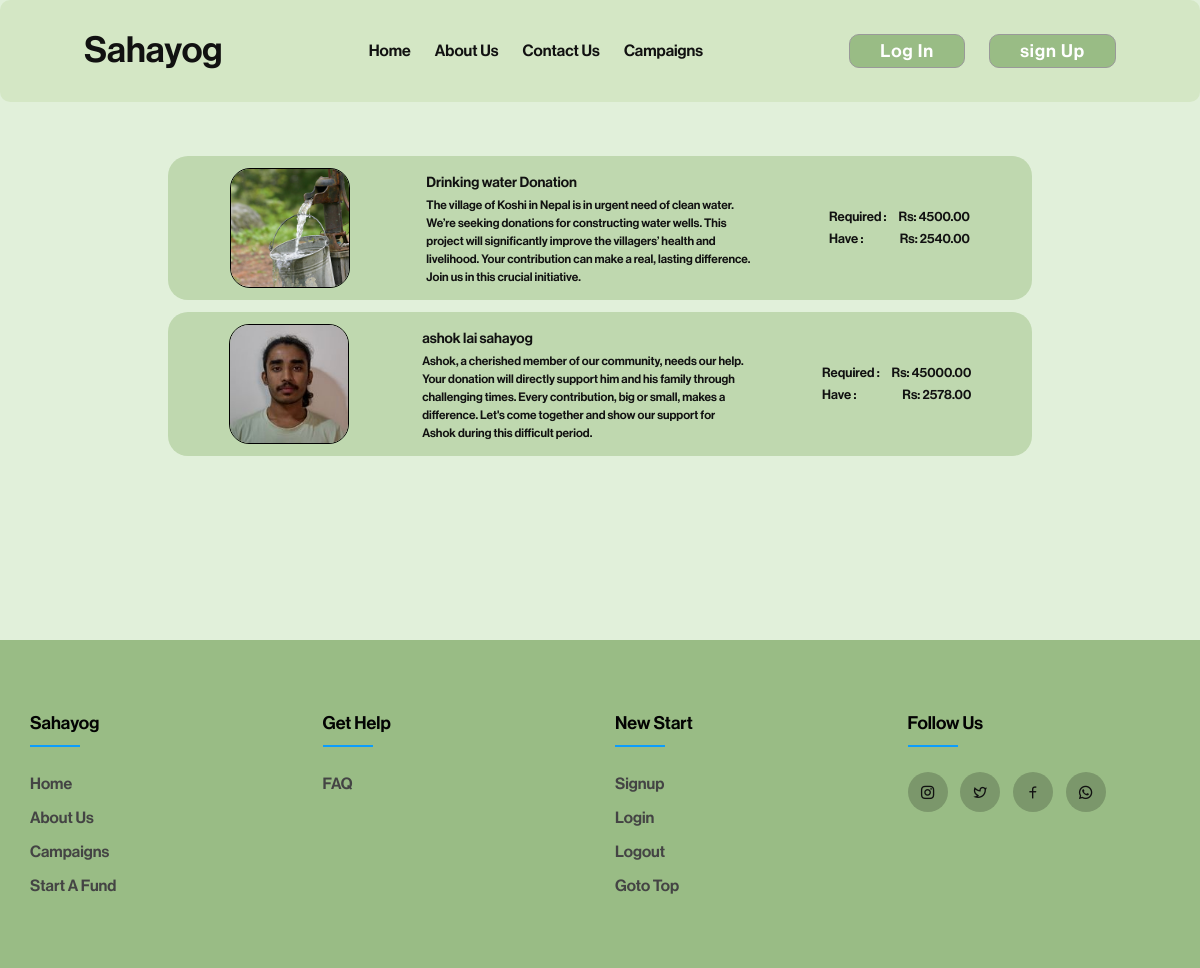
The app's page /campaign/, older data.
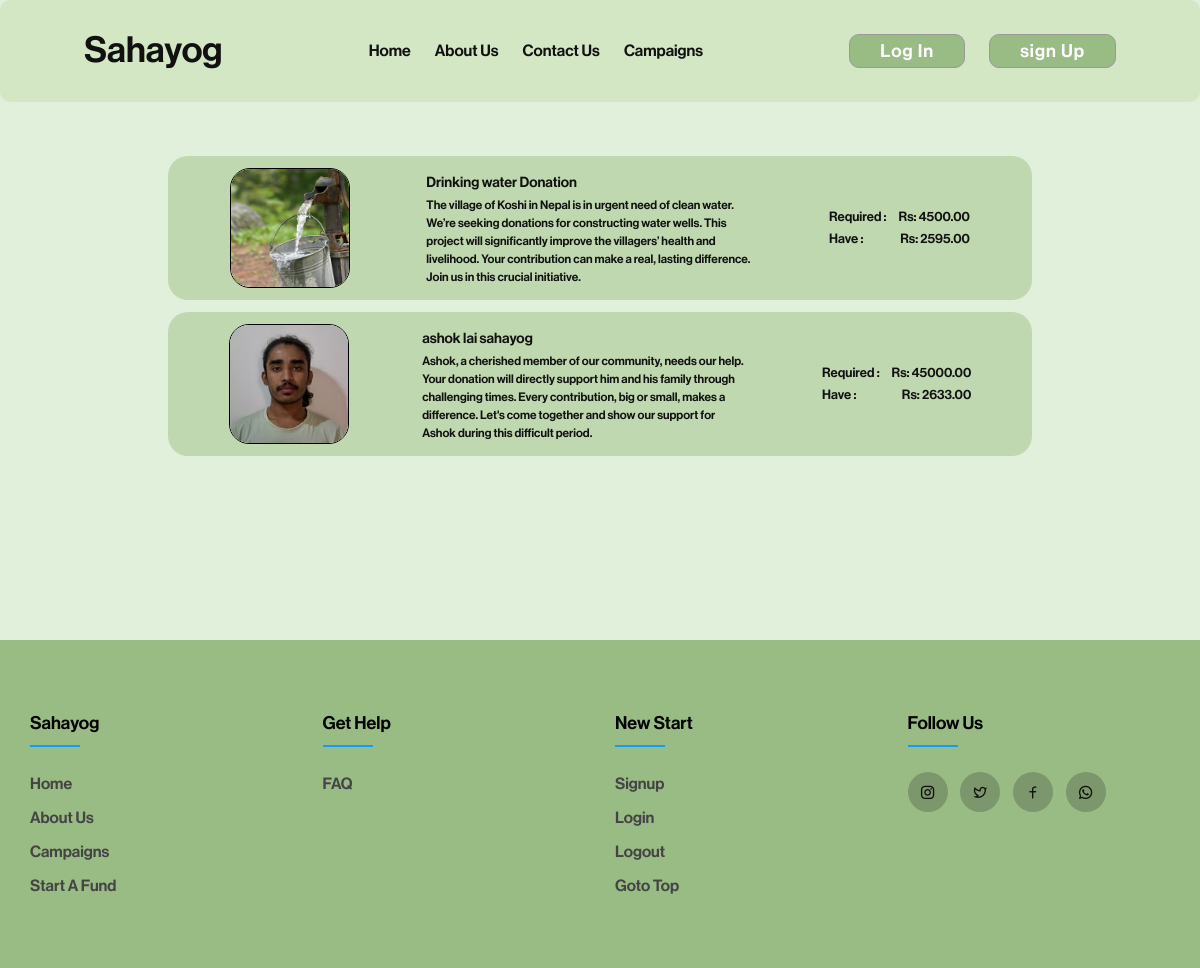
The same page, newer data.
### fundapp/models.py (models this page shows, shortened)
class AllFund(models.Model):
    user = models.ForeignKey(User, on_delete=models.CASCADE, related_name='user_campaign')
    sno = models.AutoField(primary_key=True)
    image = models.ImageField(upload_to="fundapp/images", default="upload-image")
    title = models.CharField(max_length=100)
    description = models.TextField(blank=True)
    campaignType = models.CharField(max_length=100)
    required = models.DecimalField(max_digits=19, decimal_places=10)
    have = models.DecimalField(max_digits=19, decimal_places=10, default=0)
    slug = models.CharField(max_length=130,unique=True, blank=True)
    timeStamp = models.DateField(auto_now_add=True, blank=True)

### fundapp/views.py (the view)
# urls.py: path('campaign/', views.campaign,name='causes'),
def campaign(request):
    allfund= AllFund.objects.all()[::-1]
    context = {"allfund": allfund}
    return render(request, 'campaign.html', context)

### templates/campaign.html (shortened to what this page needs)
{% extends "base.html" %}
{% block stylesheet %}
<link rel="stylesheet" href="/static/css/campaign.css">
{% endblock stylesheet %}
{% block content %}
<div id="main">
    <div id="campaign">
        <div id="each-person-container">
            {% for item in allfund %}
            <a href="/campaign/{{item.slug}}">
                <div class="each-person">
                    <div class="image">
                        <img src="{{item.image.url}}" alt="">
                    </div>
                    <div class="info">
                        <a href="/campaign/{{item.slug}}">{{item.title}}</a>
                        <p>{{item.description}}</p>
                    </div>
                    <ul>
                        <li>required :
                            <span>Rs: {{item.required|floatformat:2}}</span>
                        </li>
                        <li>have :
                            <span>Rs: {{item.have|floatformat:2}}</span>
                        </li>
                    </ul>
                </div>
            </a>
            {% endfor %}
        </div>
    </div>
</div>
{% endblock content %}

Row changes from the older to the newer data that the page shows:
changed AllFund "Drinking water Donation": have "2540.00" → "2595.00"
changed AllFund "ashok lai sahayog": have "2578.00" → "2633.00"
